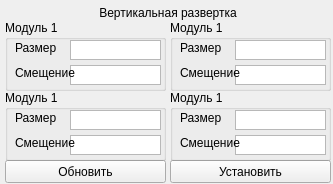
<?xml version="1.0" encoding="UTF-8"?>
<ui version="4.0">
 <class>Form</class>
 <widget class="QWidget" name="Form">
  <property name="geometry">
   <rect>
    <x>0</x>
    <y>0</y>
    <width>333</width>
    <height>184</height>
   </rect>
  </property>
  <property name="windowTitle">
   <string>Вертикальная развертка</string>
  </property>
  <widget class="QPushButton" name="pushButton_2">
   <property name="geometry">
    <rect>
     <x>170</x>
     <y>160</y>
     <width>161</width>
     <height>23</height>
    </rect>
   </property>
   <property name="text">
    <string>Установить</string>
   </property>
  </widget>
  <widget class="QLabel" name="label">
   <property name="geometry">
    <rect>
     <x>5</x>
     <y>5</y>
     <width>326</width>
     <height>16</height>
    </rect>
   </property>
   <property name="text">
    <string>Вертикальная развертка</string>
   </property>
   <property name="alignment">
    <set>Qt::AlignCenter</set>
   </property>
  </widget>
  <widget class="QPushButton" name="pushButton">
   <property name="geometry">
    <rect>
     <x>5</x>
     <y>160</y>
     <width>161</width>
     <height>23</height>
    </rect>
   </property>
   <property name="text">
    <string>Обновить</string>
   </property>
  </widget>
  <widget class="QGroupBox" name="groupBox">
   <property name="geometry">
    <rect>
     <x>5</x>
     <y>20</y>
     <width>161</width>
     <height>71</height>
    </rect>
   </property>
   <property name="title">
    <string>Модуль 1</string>
   </property>
   <widget class="QTextEdit" name="lsm__vscan_size__m0">
    <property name="geometry">
     <rect>
      <x>65</x>
      <y>20</y>
      <width>91</width>
      <height>20</height>
     </rect>
    </property>
    <property name="verticalScrollBarPolicy">
     <enum>Qt::ScrollBarAlwaysOff</enum>
    </property>
    <property name="horizontalScrollBarPolicy">
     <enum>Qt::ScrollBarAlwaysOff</enum>
    </property>
    <property name="readOnly">
     <bool>true</bool>
    </property>
   </widget>
   <widget class="QTextEdit" name="lsm__vscan_shift__m0">
    <property name="geometry">
     <rect>
      <x>65</x>
      <y>45</y>
      <width>91</width>
      <height>20</height>
     </rect>
    </property>
    <property name="verticalScrollBarPolicy">
     <enum>Qt::ScrollBarAlwaysOff</enum>
    </property>
    <property name="horizontalScrollBarPolicy">
     <enum>Qt::ScrollBarAlwaysOff</enum>
    </property>
    <property name="readOnly">
     <bool>true</bool>
    </property>
   </widget>
   <widget class="QLabel" name="label_2">
    <property name="geometry">
     <rect>
      <x>10</x>
      <y>20</y>
      <width>56</width>
      <height>16</height>
     </rect>
    </property>
    <property name="text">
     <string>Размер</string>
    </property>
   </widget>
   <widget class="QLabel" name="label_6">
    <property name="geometry">
     <rect>
      <x>10</x>
      <y>45</y>
      <width>61</width>
      <height>16</height>
     </rect>
    </property>
    <property name="text">
     <string>Смещение</string>
    </property>
   </widget>
  </widget>
  <widget class="QGroupBox" name="groupBox_2">
   <property name="geometry">
    <rect>
     <x>170</x>
     <y>20</y>
     <width>161</width>
     <height>71</height>
    </rect>
   </property>
   <property name="title">
    <string>Модуль 1</string>
   </property>
   <widget class="QTextEdit" name="lsm__vscan_size__m1">
    <property name="geometry">
     <rect>
      <x>65</x>
      <y>20</y>
      <width>91</width>
      <height>20</height>
     </rect>
    </property>
    <property name="verticalScrollBarPolicy">
     <enum>Qt::ScrollBarAlwaysOff</enum>
    </property>
    <property name="horizontalScrollBarPolicy">
     <enum>Qt::ScrollBarAlwaysOff</enum>
    </property>
    <property name="readOnly">
     <bool>true</bool>
    </property>
   </widget>
   <widget class="QTextEdit" name="lsm__vscan_shift__m1">
    <property name="geometry">
     <rect>
      <x>65</x>
      <y>45</y>
      <width>91</width>
      <height>20</height>
     </rect>
    </property>
    <property name="verticalScrollBarPolicy">
     <enum>Qt::ScrollBarAlwaysOff</enum>
    </property>
    <property name="horizontalScrollBarPolicy">
     <enum>Qt::ScrollBarAlwaysOff</enum>
    </property>
    <property name="readOnly">
     <bool>true</bool>
    </property>
   </widget>
   <widget class="QLabel" name="label_3">
    <property name="geometry">
     <rect>
      <x>10</x>
      <y>20</y>
      <width>56</width>
      <height>16</height>
     </rect>
    </property>
    <property name="text">
     <string>Размер</string>
    </property>
   </widget>
   <widget class="QLabel" name="label_7">
    <property name="geometry">
     <rect>
      <x>10</x>
      <y>45</y>
      <width>61</width>
      <height>16</height>
     </rect>
    </property>
    <property name="text">
     <string>Смещение</string>
    </property>
   </widget>
  </widget>
  <widget class="QGroupBox" name="groupBox_3">
   <property name="geometry">
    <rect>
     <x>5</x>
     <y>90</y>
     <width>161</width>
     <height>71</height>
    </rect>
   </property>
   <property name="title">
    <string>Модуль 1</string>
   </property>
   <widget class="QTextEdit" name="lsm__vscan_size__m2">
    <property name="geometry">
     <rect>
      <x>65</x>
      <y>20</y>
      <width>91</width>
      <height>20</height>
     </rect>
    </property>
    <property name="verticalScrollBarPolicy">
     <enum>Qt::ScrollBarAlwaysOff</enum>
    </property>
    <property name="horizontalScrollBarPolicy">
     <enum>Qt::ScrollBarAlwaysOff</enum>
    </property>
    <property name="readOnly">
     <bool>true</bool>
    </property>
   </widget>
   <widget class="QTextEdit" name="lsm__vscan_shift__m2">
    <property name="geometry">
     <rect>
      <x>65</x>
      <y>45</y>
      <width>91</width>
      <height>20</height>
     </rect>
    </property>
    <property name="verticalScrollBarPolicy">
     <enum>Qt::ScrollBarAlwaysOff</enum>
    </property>
    <property name="horizontalScrollBarPolicy">
     <enum>Qt::ScrollBarAlwaysOff</enum>
    </property>
    <property name="readOnly">
     <bool>true</bool>
    </property>
   </widget>
   <widget class="QLabel" name="label_4">
    <property name="geometry">
     <rect>
      <x>10</x>
      <y>20</y>
      <width>56</width>
      <height>16</height>
     </rect>
    </property>
    <property name="text">
     <string>Размер</string>
    </property>
   </widget>
   <widget class="QLabel" name="label_8">
    <property name="geometry">
     <rect>
      <x>10</x>
      <y>45</y>
      <width>61</width>
      <height>16</height>
     </rect>
    </property>
    <property name="text">
     <string>Смещение</string>
    </property>
   </widget>
  </widget>
  <widget class="QGroupBox" name="groupBox_4">
   <property name="geometry">
    <rect>
     <x>170</x>
     <y>90</y>
     <width>161</width>
     <height>71</height>
    </rect>
   </property>
   <property name="title">
    <string>Модуль 1</string>
   </property>
   <widget class="QTextEdit" name="lsm__vscan_size__m3">
    <property name="geometry">
     <rect>
      <x>65</x>
      <y>20</y>
      <width>91</width>
      <height>20</height>
     </rect>
    </property>
    <property name="verticalScrollBarPolicy">
     <enum>Qt::ScrollBarAlwaysOff</enum>
    </property>
    <property name="horizontalScrollBarPolicy">
     <enum>Qt::ScrollBarAlwaysOff</enum>
    </property>
    <property name="readOnly">
     <bool>true</bool>
    </property>
   </widget>
   <widget class="QTextEdit" name="lsm__vscan_shift__m3">
    <property name="geometry">
     <rect>
      <x>65</x>
      <y>45</y>
      <width>91</width>
      <height>20</height>
     </rect>
    </property>
    <property name="verticalScrollBarPolicy">
     <enum>Qt::ScrollBarAlwaysOff</enum>
    </property>
    <property name="horizontalScrollBarPolicy">
     <enum>Qt::ScrollBarAlwaysOff</enum>
    </property>
    <property name="readOnly">
     <bool>true</bool>
    </property>
   </widget>
   <widget class="QLabel" name="label_5">
    <property name="geometry">
     <rect>
      <x>10</x>
      <y>20</y>
      <width>56</width>
      <height>16</height>
     </rect>
    </property>
    <property name="text">
     <string>Размер</string>
    </property>
   </widget>
   <widget class="QLabel" name="label_9">
    <property name="geometry">
     <rect>
      <x>10</x>
      <y>45</y>
      <width>61</width>
      <height>16</height>
     </rect>
    </property>
    <property name="text">
     <string>Смещение</string>
    </property>
   </widget>
  </widget>
 </widget>
 <resources/>
 <connections/>
</ui>
